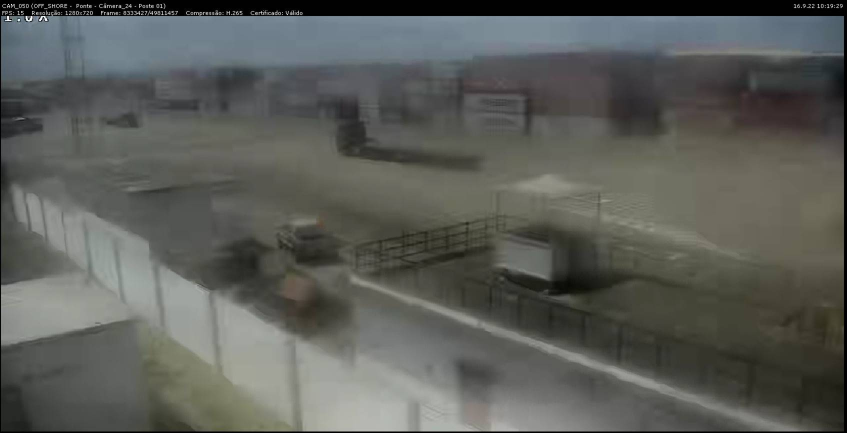
#> input picture dataset_pecem/cam_50/Pessimo/Imagem09.jpg, 1693 x 866 px (shown at 1/2 size); the run also reads 3 pictures not shown here
$ jupyter execute --allow-errors dataset_analyze.ipynb
#> lines starting #> are read from the running program, lines starting #| are printed output that depends on the picture
[cell 1]
import cv2
from matplotlib import pyplot as plt
#from metrics import UCIQE,UIQM,CCF
from skimage.color import rgb2hsv
import numpy as np
import pandas as pd
import os
import glob

#### Metricas

[cell 2]
# [32 lines left out: function analyze, not called in this run]

[cell 3]
path="dataset_pecem"
dfs=[]
#> (the rest of this cell did not finish here and is left out)

#> (a cell that did not finish here is left out)

#> (a cell that did not finish here is left out)

#### Canais

[cell 6]
def newDir(path_avaliado):
    if not os.path.lexists(path_avaliado):
        os.mkdir(path_avaliado)

##### RGB

[cell 7]
def splitRGB(path_dataset,path_destination):
#> called with path_dataset = 'dataset_pecem', path_destination = 'channel_analyze'
    path=path_destination+'\\RGB'
    newDir(path)
    newDir(path+'\\R')
    newDir(path+'\\G')
    newDir(path+'\\B')
    for cam in sorted(os.listdir(path_dataset)):
        cur_cam = path_dataset + "\\" + cam
        print("Cur_cam: "+cur_cam)

        newDir(path+'\\R'+f'\\{cam}')
        newDir(path+'\\G'+f'\\{cam}')
        newDir(path+'\\B'+f'\\{cam}')

        for folder in sorted(os.listdir(cur_cam)):
            cur_folder = path_dataset + "\\" + cam + "\\" +folder

            newDir(path+'\\R'+f'\\{cam}'+f'\\{folder}')
            newDir(path+'\\G'+f'\\{cam}'+f'\\{folder}')
            newDir(path+'\\B'+f'\\{cam}'+f'\\{folder}')

            for image_path in sorted(glob.glob(cur_folder + "\*")):
                    label_img=image_path.split("\\")[-1]
                    image = cv2.imread(image_path)
#> image is the input picture: shape (866, 1693, 3); mean B, G, R 88.6, 93, 91.1
                    image = cv2.cvtColor(image,cv2.COLOR_BGR2RGB) # conversão do espaço de cores
                    # image=cv2.regitsize(image,(360,240))
                    R,G,B=cv2.split(image)

                    # escrita
                    cv2.imwrite(path+'\\R'+f'\\{cam}'+f'\\{folder}\\'+f'R_{label_img}',R)
                    cv2.imwrite(path+'\\G'+f'\\{cam}'+f'\\{folder}\\'+f'G_{label_img}',G)
                    cv2.imwrite(path+'\\B'+f'\\{cam}'+f'\\{folder}\\'+f'B_{label_img}',B)

[cell 8]
splitRGB("dataset_pecem","channel_analyze")

##### HSV

[cell 9]
def splitHSV(path_dataset,path_destination):
#> called with path_dataset = 'dataset_pecem', path_destination = 'channel_analyze'
    path=path_destination+'\\HSV'
    newDir(path)
    newDir(path+'\\H')
    newDir(path+'\\S')
    newDir(path+'\\V')
    for cam in sorted(os.listdir(path_dataset)):
        cur_cam = path_dataset + "\\" + cam
        print("Cur_cam: "+cur_cam)

        newDir(path+'\\H'+f'\\{cam}')
        newDir(path+'\\S'+f'\\{cam}')
        newDir(path+'\\V'+f'\\{cam}')

        for folder in sorted(os.listdir(cur_cam)):
            cur_folder = path_dataset + "\\" + cam + "\\" +folder

            newDir(path+'\\H'+f'\\{cam}'+f'\\{folder}')
            newDir(path+'\\S'+f'\\{cam}'+f'\\{folder}')
            newDir(path+'\\V'+f'\\{cam}'+f'\\{folder}')

            for image_path in sorted(glob.glob(cur_folder + "\*")):
                    label_img=image_path.split("\\")[-1]
                    image = cv2.imread(image_path)
                    image = cv2.cvtColor(image,cv2.COLOR_BGR2HSV_FULL) # conversão do espaço de cores
#> image: shape (866, 1693, 3); mean H, S, V 70.7, 27, 95
                    # image=cv2.regitsize(image,(360,240))
                    H,S,V=cv2.split(image)
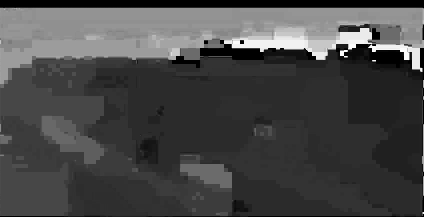
#> H: shape (866, 1693) (shown at 1/4 size); min 0, max 252, mean 70.7
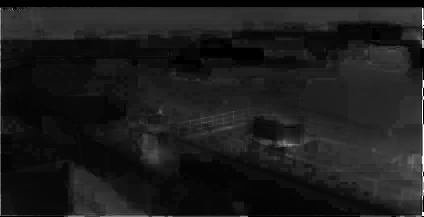
#> S: shape (866, 1693) (shown at 1/4 size); min 0, max 255, mean 27

                    # escrita
                    cv2.imwrite(path+'\\H'+f'\\{cam}'+f'\\{folder}\\'+f'H_{label_img}',H)
                    cv2.imwrite(path+'\\S'+f'\\{cam}'+f'\\{folder}\\'+f'S_{label_img}',S)
                    cv2.imwrite(path+'\\V'+f'\\{cam}'+f'\\{folder}\\'+f'V_{label_img}',V)

[cell 10]
splitHSV("dataset_pecem","channel_analyze")

##### YCbCr

[cell 11]
def splitYCbCr(path_dataset,path_destination): # Y-> Luma;Cb -> Croma de diferença azul; Cr->" " " vermelho
#> called with path_dataset = 'dataset_pecem', path_destination = 'channel_analyze'
    path=path_destination+'\\YCbCr'
    newDir(path)
    newDir(path+'\\Y')
    newDir(path+'\\Cb')
    newDir(path+'\\Cr')
    for cam in sorted(os.listdir(path_dataset)):
        cur_cam = path_dataset + "\\" + cam
        print("Cur_cam: "+cur_cam)

        newDir(path+'\\Y'+f'\\{cam}')
        newDir(path+'\\Cb'+f'\\{cam}')
        newDir(path+'\\Cr'+f'\\{cam}')

        for folder in sorted(os.listdir(cur_cam)):
            cur_folder = path_dataset + "\\" + cam + "\\" +folder

            newDir(path+'\\Y'+f'\\{cam}'+f'\\{folder}')
            newDir(path+'\\Cb'+f'\\{cam}'+f'\\{folder}')
            newDir(path+'\\Cr'+f'\\{cam}'+f'\\{folder}')

            for image_path in sorted(glob.glob(cur_folder + "\*")):
                    label_img=image_path.split("\\")[-1]
                    image = cv2.imread(image_path)
                    image = cv2.cvtColor(image,cv2.COLOR_BGR2YCrCb) # conversão do espaço de cores
#> image: shape (866, 1693, 3); mean of channels 0, 1, 2 92, 127.4, 126.1
                    # image=cv2.regitsize(image,(360,240))
                    Y, CR,CB=cv2.split(image)
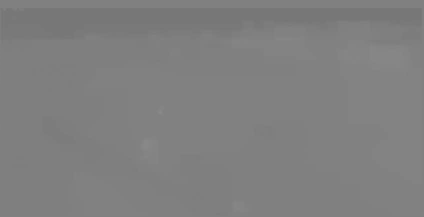
#> CR: shape (866, 1693) (shown at 1/4 size); min 115, max 138, mean 127.4

                    # escrita
                    cv2.imwrite(path+'\\Y'+f'\\{cam}'+f'\\{folder}\\'+f'Y_{label_img}',Y)
                    cv2.imwrite(path+'\\Cb'+f'\\{cam}'+f'\\{folder}\\'+f'Cb_{label_img}',CB)
                    cv2.imwrite(path+'\\Cr'+f'\\{cam}'+f'\\{folder}\\'+f'Cr_{label_img}',CR)

[cell 12]
splitYCbCr("dataset_pecem","channel_analyze")

[cell 13]
from cv2 import cvtColor

def splitLab(path_dataset,path_destination):
#> called with path_dataset = 'dataset_pecem', path_destination = 'channel_analyze'
    path=path_destination+'\\Lab'
    newDir(path)
    newDir(path+'\\L')
    newDir(path+'\\a')
    newDir(path+'\\b')
    for cam in sorted(os.listdir(path_dataset)):
        cur_cam = path_dataset + "\\" + cam
        print("Cur_cam: "+cur_cam)

        newDir(path+'\\L'+f'\\{cam}')
        newDir(path+'\\a'+f'\\{cam}')
        newDir(path+'\\b'+f'\\{cam}')

        for folder in sorted(os.listdir(cur_cam)):
            cur_folder = path_dataset + "\\" + cam + "\\" +folder

            newDir(path+'\\L'+f'\\{cam}'+f'\\{folder}')
            newDir(path+'\\a'+f'\\{cam}'+f'\\{folder}')
            newDir(path+'\\b'+f'\\{cam}'+f'\\{folder}')

            for image_path in sorted(glob.glob(cur_folder + "\*")):
                    label_img=image_path.split("\\")[-1]
                    image = cv2.imread(image_path)
                    image = cvtColor(image,cv2.COLOR_BGR2RGB)
                    image = cv2.cvtColor(image,cv2.COLOR_RGB2LAB) # conversão do espaço de cores
#> image: shape (866, 1693, 3); mean of channels 0, 1, 2 99, 126.5, 130.4
                    # image=cv2.regitsize(image,(360,240))
                    L,A,B=cv2.split(image)

                    # escrita
                    cv2.imwrite(path+'\\L'+f'\\{cam}'+f'\\{folder}\\'+f'L_{label_img}',L)
                    cv2.imwrite(path+'\\a'+f'\\{cam}'+f'\\{folder}\\'+f'a_{label_img}',A)
                    cv2.imwrite(path+'\\b'+f'\\{cam}'+f'\\{folder}\\'+f'b_{label_img}',B)

[cell 14]
splitLab("dataset_pecem","channel_analyze")

#### EXEMPLOS

[cell 15]
img=cv2.cvtColor(cv2.imread("dataset_pecem\cam_50\Bom\Imagem5.jpg"),cv2.COLOR_BGR2RGB)
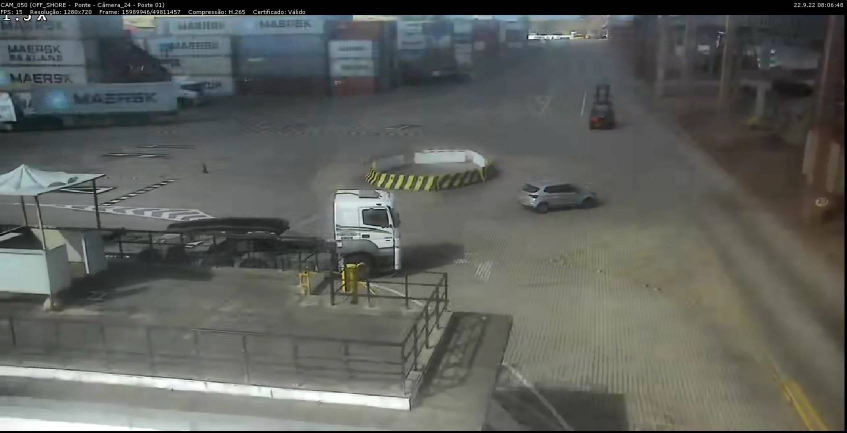
#> input picture binary_approach/dataset_pecem_binary/Bom/Imagem5.jpg, 1693 x 866 px, found by its file name (shown at 1/2 size)
r,g,b=cv2.split(img)
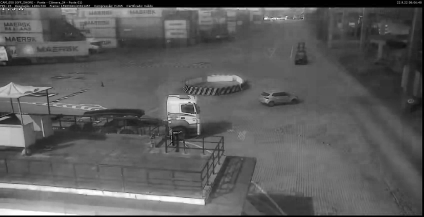
#> b: shape (866, 1693) (shown at 1/4 size); min 0, max 255, mean 92.2
imgGray=cv2.cvtColor(img, cv2.COLOR_RGB2GRAY)
#  1
linhas, colunas= 4, 3
fig1 = plt.figure(num=1,figsize=(19,13),dpi=150)
plt.subplot(linhas,colunas,1); plt.axis("off"), plt.imshow(r,cmap='gray', vmin=0, vmax=255); plt.subplot(linhas,colunas,1).set_title("R")
plt.subplot(linhas,colunas,2); plt.axis("off"), plt.imshow(g,cmap='gray', vmin=0, vmax=255); plt.subplot(linhas,colunas,2).set_title("G")
plt.subplot(linhas,colunas,3); plt.axis("off"), plt.imshow(b,cmap='gray', vmin=0, vmax=255); plt.subplot(linhas,colunas,3).set_title("B")


#  2
hist_red = cv2.calcHist([img],[0],None,[256],[0,256])
#> hist_red = 256 values, max 29335 at index 1, min 284 at index 223, mean 5727.1
hist_green = cv2.calcHist([img],[1],None,[256],[0,256])
#> hist_green = 256 values, max 31077 at index 92, min 185 at index 20, mean 5727.1
hist_blue = cv2.calcHist([img],[2],None,[256],[0,256])
#> hist_blue = 256 values, max 30459 at index 93, min 315 at index 19, mean 5727.1
hist = cv2.calcHist([imgGray],[0],None,[256],[0,256])
#> hist = 256 values, max 36346 at index 91, min 184 at index 20, mean 5727.1

plt.subplot(linhas,colunas,4);  plt.plot(hist_red,color='red', lw='2'); plt.subplot(linhas,colunas,4).set_title("Hist R") ;plt.grid()
plt.subplot(linhas,colunas,5);  plt.plot(hist_green,color='green', lw='2'); plt.subplot(linhas,colunas,5).set_title("Hist G");plt.grid()
plt.subplot(linhas,colunas,6);  plt.plot(hist_blue,color='blue', lw='2'); plt.subplot(linhas,colunas,6).set_title("Hist B");plt.grid()

#  3
imgHSV=cv2.cvtColor(img,cv2.COLOR_RGB2HSV)
#> imgHSV: shape (866, 1693, 3); mean H, S, V 59.1, 32.6, 99
h,s,v=cv2.split(imgHSV)
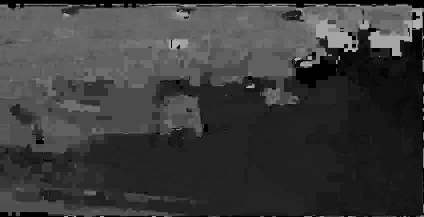
#> h: shape (866, 1693) (shown at 1/4 size); min 0, max 179, mean 59.1
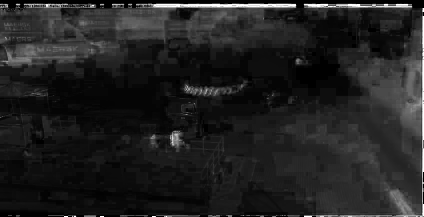
#> s: shape (866, 1693) (shown at 1/4 size); min 0, max 255, mean 32.6
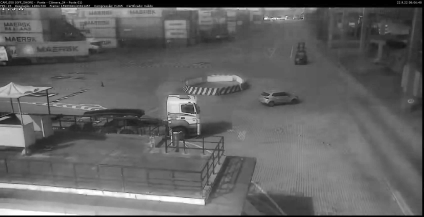
#> v: shape (866, 1693) (shown at 1/4 size); min 0, max 255, mean 99

plt.subplot(linhas,colunas,7); plt.axis("off"), plt.imshow(h,cmap='gray', vmin=0, vmax=255); plt.subplot(linhas,colunas,7).set_title("H")
plt.subplot(linhas,colunas,8); plt.axis("off"), plt.imshow(s,cmap='gray', vmin=0, vmax=255); plt.subplot(linhas,colunas,8).set_title("S")
plt.subplot(linhas,colunas,9); plt.axis("off"), plt.imshow(v,cmap='gray', vmin=0, vmax=255); plt.subplot(linhas,colunas,9).set_title("V")

#  4
hist_H = cv2.calcHist([imgHSV],[0],None,[256],[0,256])
#> hist_H = 256 values, max 94512 at index 35, min 0 at index 59, mean 5727.1
hist_S = cv2.calcHist([imgHSV],[1],None,[256],[0,256])
#> hist_S = 256 values, max 61180 at index 14, min 0 at index 248, mean 5727.1
hist_V = cv2.calcHist([imgHSV],[2],None,[256],[0,256])
#> hist_V = 256 values, max 32429 at index 93, min 196 at index 23, mean 5727.1
hist = cv2.calcHist([imgHSV],[0],None,[256],[0,256])
#> hist has the same summary as hist_H

plt.subplot(linhas,colunas,10);  plt.plot(hist_H,color='black', lw='2'); plt.subplot(linhas,colunas,10).set_title("Hist H");plt.grid()
plt.subplot(linhas,colunas,11);  plt.plot(hist_S,color='black', lw='2'); plt.subplot(linhas,colunas,11).set_title("Hist S");plt.grid()
plt.subplot(linhas,colunas,12);  plt.plot(hist_V,color='black', lw='2'); plt.subplot(linhas,colunas,12).set_title("Hist V");plt.grid()

fig1.savefig('teste.png',dpi=fig1.dpi,bbox_inches='tight')
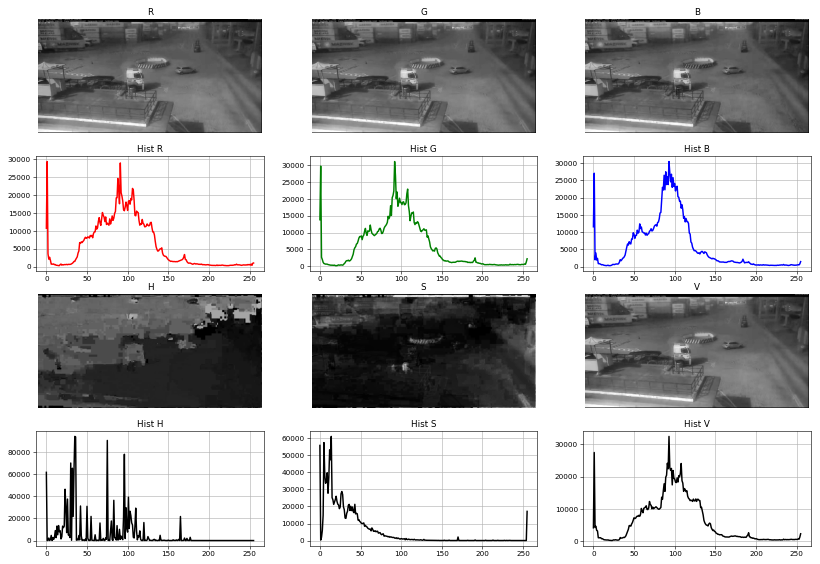
#> figure drawn by matplotlib, 12 panels; panel 4: curve peaks at x = 1, y = 29335; panel 5: curve peaks at x = 92, y = 31077; panel 6: curve peaks at x = 93, y = 30459; panel 10: curve peaks at x = 35, y = 94512

#### Auxiliar

##### HTML Paths

[cell 16]
def pathsHTML(path_dataset):
    paths=[]
    """Retorna uma lista de paths de todas as imagens para um dataset exatamente no formato que temos:
    # DATASET
    #   # CAM 1
    #       # FOLDER 1
    #           # IMAGE 1
    """
    for cam in sorted(os.listdir(path_dataset)):                    # cam
        cur_cam = path_dataset + "\\" + cam
        for folder in sorted(os.listdir(path_dataset+f"\\{cam}")):  # folder
            cur_folder = path_dataset + "\\" + cam + "\\" +folder
            for image_path in sorted(glob.glob(cur_folder + "\*")): # image
                    paths.append(image_path)
    return paths


#> (the rest of this cell did not finish here and is left out)

##### HTML saveinfos canais + histogramas

[cell 17]
def saveInfos(path_dataset,path_destination):
#> called with path_dataset = 'dataset_pecem', path_destination = 'channel_analyze'
    path=path_destination+'\\infos_Lab&YCrCb'
    newDir(path)
    linhas, colunas= 4, 3 # plot

    for cam in sorted(os.listdir(path_dataset)):
        cur_cam = path_dataset + "\\" + cam
        print("Cur_cam: "+cur_cam)
        newDir(path+'\\'+cam)

        for folder in sorted(os.listdir(cur_cam)):
            cur_folder = path_dataset + "\\" + cam + "\\" +folder
            newDir(path+'\\'+cam+'\\'+folder)
            for image_path in sorted(glob.glob(cur_folder + "\*")):
                    label_img=image_path.split("\\")[-1].split('.')[0]
                    print(label_img)
                    image = cv2.imread(image_path)
                    # [5 lines of commented-out code are left out]
                    imageYcrcb=cv2.cvtColor(image,cv2.COLOR_BGR2YCR_CB)
                    imageLab=cv2.cvtColor(image,cv2.COLOR_BGR2LAB)
                    Y,CR,CB=cv2.split(imageYcrcb)
                    L,A,B=cv2.split(imageLab)


                    fig = plt.figure(figsize=(19,13),dpi=150)
                    plt.subplot(linhas,colunas,1); plt.axis("off"), plt.imshow(Y,cmap='gray', vmin=0, vmax=255); plt.subplot(linhas,colunas,1).set_title("Y")
                    plt.subplot(linhas,colunas,2); plt.axis("off"), plt.imshow(CR,cmap='gray', vmin=0, vmax=255); plt.subplot(linhas,colunas,2).set_title("Cr")
                    plt.subplot(linhas,colunas,3); plt.axis("off"), plt.imshow(CB,cmap='gray', vmin=0, vmax=255); plt.subplot(linhas,colunas,3).set_title("Cb")


                    hist_Y   = cv2.calcHist([imageYcrcb],[0],None,[256],[0,256])
#> hist_Y = 256 values, max 38108 at index 1, min 5 at index 250, mean 5727.1
                    hist_Cr = cv2.calcHist([imageYcrcb],[1],None,[256],[0,256])
#> hist_Cr = 256 values, max 404502 at index 129, min 0 at index 0, mean 5727.1
                    hist_Cb  = cv2.calcHist([imageYcrcb],[2],None,[256],[0,256])
#> hist_Cb = 256 values, max 249560 at index 126, min 0 at index 0, mean 5727.1
                    # hist       = cv2.calcHist([imageGray],[0],None,[256],[0,256])

                    plt.subplot(linhas,colunas,4);  plt.plot(hist_Y,    color='black', lw='2'); plt.subplot(linhas,colunas,4).set_title("Hist Y");plt.grid()
                    plt.subplot(linhas,colunas,5);  plt.plot(hist_Cr,color='black', lw='2'); plt.subplot(linhas,colunas,5).set_title("Hist Cr");plt.grid()
                    plt.subplot(linhas,colunas,6);  plt.plot(hist_Cb,  color='black', lw='2'); plt.subplot(linhas,colunas,6).set_title("Hist Cb");plt.grid()

                    plt.subplot(linhas,colunas,7); plt.axis("off"), plt.imshow(L,cmap='gray', vmin=0, vmax=255); plt.subplot(linhas,colunas,7).set_title("L")
                    plt.subplot(linhas,colunas,8); plt.axis("off"), plt.imshow(A,cmap='gray', vmin=0, vmax=255); plt.subplot(linhas,colunas,8).set_title("A")
                    plt.subplot(linhas,colunas,9); plt.axis("off"), plt.imshow(B,cmap='gray', vmin=0, vmax=255); plt.subplot(linhas,colunas,9).set_title("B")

                    hist_L = cv2.calcHist([imageLab],[0],None,[256],[0,256])
#> hist_L = 256 values, max 39560 at index 1, min 0 at index 4, mean 5727.1
                    hist_A = cv2.calcHist([imageLab],[1],None,[256],[0,256])
#> hist_A = 256 values, max 488600 at index 126, min 0 at index 0, mean 5727.1
                    hist_B = cv2.calcHist([imageLab],[2],None,[256],[0,256])
#> hist_B = 256 values, max 169098 at index 129, min 0 at index 0, mean 5727.1
                    # hist = cv2.calcHist([imageHSV],[0],None,[256],[0,256])

                    plt.subplot(linhas,colunas,10);  plt.plot(hist_L,color='black', lw='2'); plt.subplot(linhas,colunas,10).set_title("Hist L");plt.grid()
                    plt.subplot(linhas,colunas,11);  plt.plot(hist_A,color='black', lw='2'); plt.subplot(linhas,colunas,11).set_title("Hist A");plt.grid()
                    plt.subplot(linhas,colunas,12);  plt.plot(hist_B,color='black', lw='2'); plt.subplot(linhas,colunas,12).set_title("Hist B");plt.grid()
                    # escrita

                    fig.savefig(f'{path}'+f'\\{cam}'+f'\\{folder}\\'+f'infosLY_{label_img}.png',dpi=fig.dpi,bbox_inches='tight')
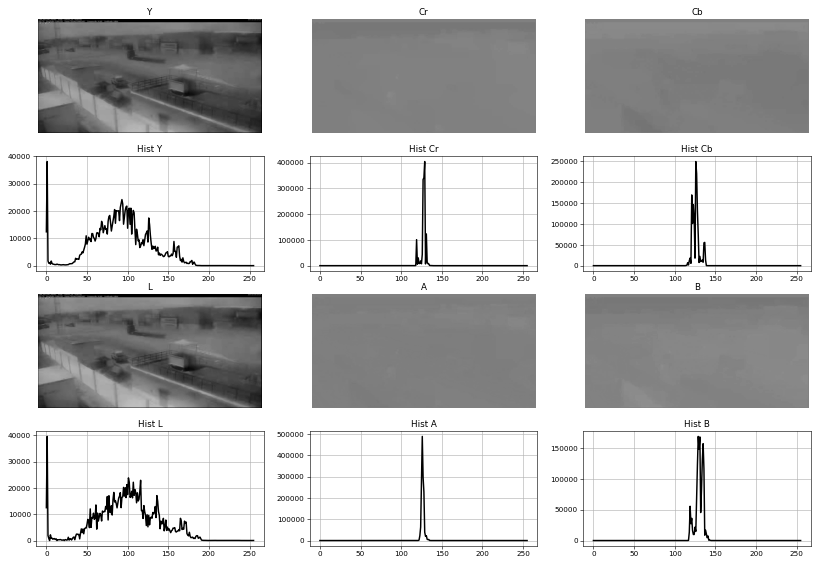
#> figure drawn by matplotlib, 12 panels; panel 4: curve peaks at x = 1, y = 38108; panel 5: curve peaks at x = 129, y = 404502; panel 6: curve peaks at x = 126, y = 249560; panel 10: curve peaks at x = 1, y = 39560
#> (the rest of the program and of its run is left out)
